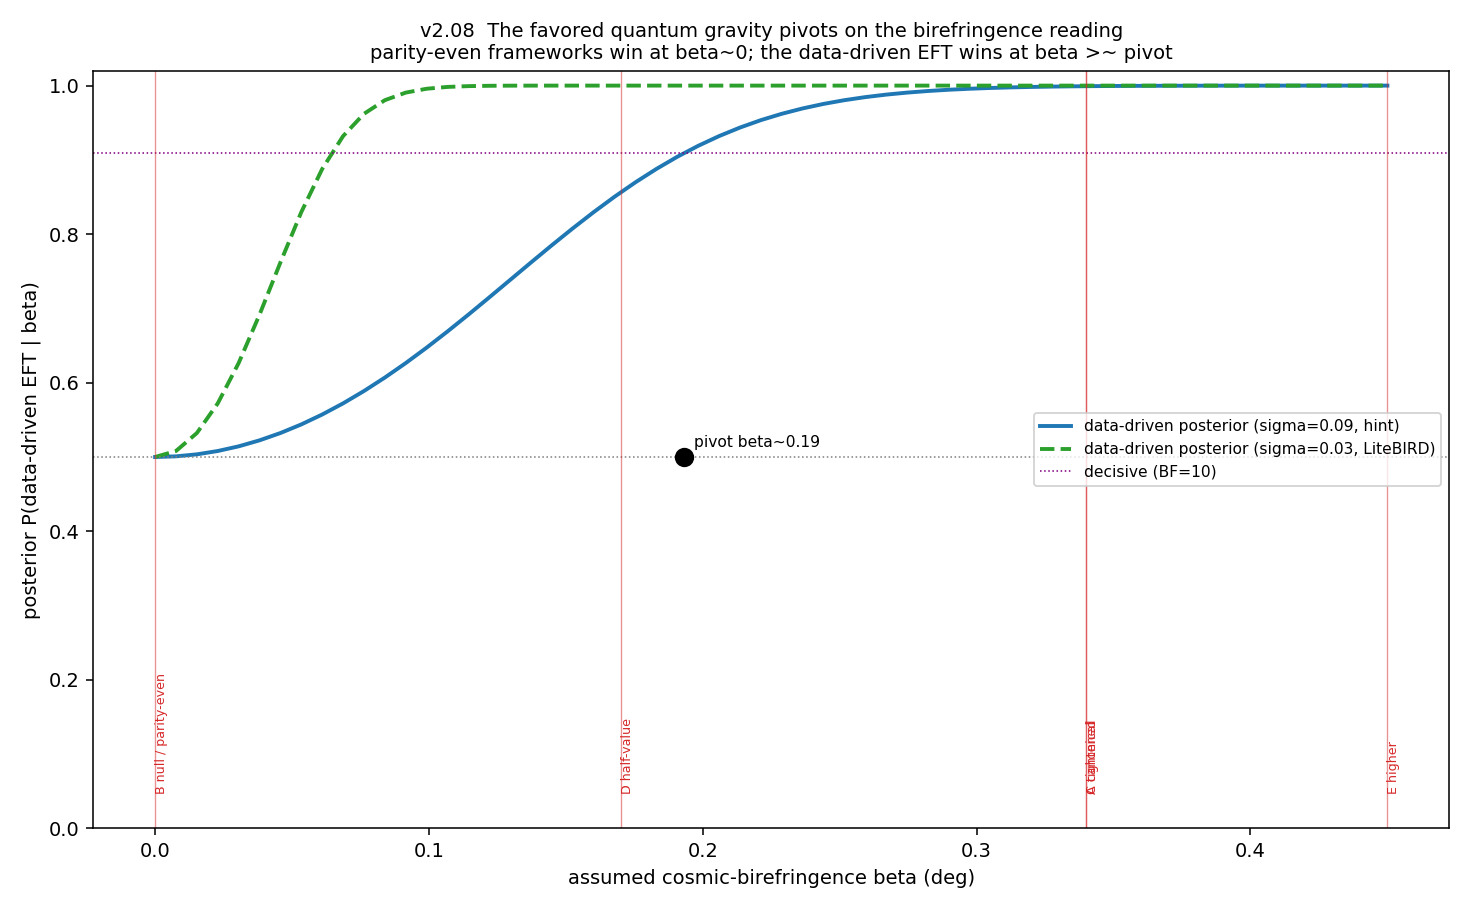

This figure's Python source:
"""v2.08 - The alternative-birefringence EFTs: how the favored quantum gravity pivots on
the birefringence interpretation.

v2.04 found the data-driven EFT is a 'one-observable theory' -- its whole case rests on
cosmic birefringence beta=0.34+/-0.09 (a ~3.6sigma HINT). Here we make that concrete: we
re-derive the engine's FAVORED framework (Bayesian posterior over the 14 frameworks) as a
function of the ASSUMED beta, and over 5 scenarios:
  A canonical (beta=0.34+/-0.09, Minami-Komatsu),
  B null/parity-even (beta=0+/-0.09, the hint was a systematic),
  C tightened-confirmed (beta=0.34+/-0.03, LiteBIRD era),
  D half-value (beta=0.17+/-0.09),
  E higher (beta=0.45+/-0.09).

Map: beta = 3.4 * g_R2_parity. The favored data-driven EFT has g_R2_parity = beta/3.4 by
construction; the catalogued frameworks predict beta=0. We compute the posterior of
discovered_data_driven vs the best parity-even framework across beta in [0, 0.45].

HONEST: the favored EFT is CONTINGENT on the birefringence reading -- a null collapses it.
Robust content is the PIVOT structure (parity-even wins at beta~0, data-driven wins at
beta >~ 0.15).

Run on Vulcan:  python experiments/alt_birefringence.py
"""
import json
import sys

import numpy as np
import matplotlib
matplotlib.use("Agg")
import matplotlib.pyplot as plt

sys.path.insert(0, "src")
sys.path.insert(0, "experiments")
from itb.predict import FRAMEWORKS
from stack import build_stack

KAPPA_BETA = 3.4
_STACK = build_stack(bnossw_mean="geometric", rfc_form="convex_hull")


def beta_of(name):
    g = FRAMEWORKS[name].encode().coefficients.get("g_R2_parity", 0.0)
    return KAPPA_BETA * g


# the cleanest contest: the engine's data-driven EFT (consistent, g_R2_parity = beta/3.4,
# tracks the assumed signal) vs the best CONSISTENT PARITY-EVEN framework (beta=0). The
# catalogued parity-violating frameworks (horava, the discovered_parity_violating branch)
# are separately excluded -- infeasible or wrong-sign parity (v1.78) -- so they are not the
# relevant competitor; the real pivot is parity-violating-EFT vs parity-even-survivor.
PARITY_EVEN_SURVIVOR = "string_tree_eft"      # canonical consistent, beta=0


def posterior_data_driven(beta_obs, sigma):
    """2-hypothesis posterior: data-driven EFT (matches beta) vs the parity-even survivor
    (beta=0). Returns P(data-driven), the parity-even competitor, and a 'decisively favored'
    flag (Bayes factor > 10)."""
    L_dd = 1.0                                            # matches the assumed beta exactly
    L_even = np.exp(-0.5 * (beta_obs / sigma) ** 2)       # parity-even survivor predicts 0
    Z = L_dd + L_even
    p_dd = L_dd / Z
    return {"discovered_data_driven": p_dd, PARITY_EVEN_SURVIVOR: L_even / Z}, PARITY_EVEN_SURVIVOR


def main():
    scenarios = [
        ("A canonical (MK hint)", 0.34, 0.09),
        ("B null / parity-even", 0.0, 0.09),
        ("C tightened (LiteBIRD)", 0.34, 0.03),
        ("D half-value", 0.17, 0.09),
        ("E higher", 0.45, 0.09),
    ]
    scen_rows = []
    for lbl, b, s in scenarios:
        post, best_even = posterior_data_driven(b, s)
        p_dd = post["discovered_data_driven"]
        # winner: parity-even by PARSIMONY at a tie (beta~0 adds no needed parameter)
        winner = "discovered_data_driven" if p_dd > 0.5 + 1e-9 else best_even
        scen_rows.append({"scenario": lbl, "beta": b, "sigma": s,
                          "data_driven_posterior": round(p_dd, 4),
                          "best_parity_even": best_even,
                          "best_parity_even_posterior": round(post[best_even], 4),
                          "winner": winner, "decisively_favored_BF>10": bool(p_dd > 10 / 11),
                          "g_R2_parity_favored": round(b / KAPPA_BETA, 4)})

    # sweep beta at the hint sigma and the LiteBIRD sigma
    betas = np.linspace(0.0, 0.45, 60)
    pdd_hint = [posterior_data_driven(b, 0.09)[0]["discovered_data_driven"] for b in betas]
    pdd_lb = [posterior_data_driven(b, 0.03)[0]["discovered_data_driven"] for b in betas]
    # pivot beta: where the data-driven EFT becomes DECISIVELY favored (BF>10 -> p=0.909)
    pivot = float(np.interp(10 / 11, pdd_hint, betas)) if pdd_hint[-1] > 10 / 11 else None
    pivot_lb = float(np.interp(10 / 11, pdd_lb, betas)) if pdd_lb[-1] > 10 / 11 else None

    # ---- figure ----
    fig, ax = plt.subplots(figsize=(10.5, 6.5))
    ax.plot(betas, pdd_hint, lw=2, color="#1f77b4", label="data-driven posterior (sigma=0.09, hint)")
    ax.plot(betas, pdd_lb, lw=2, ls="--", color="#2ca02c", label="data-driven posterior (sigma=0.03, LiteBIRD)")
    ax.axhline(0.5, color="grey", lw=0.8, ls=":")
    ax.axhline(10 / 11, color="purple", lw=0.8, ls=":", label="decisive (BF=10)")
    for lbl, b, s in scenarios:
        ax.axvline(b, color="#d62728", lw=0.7, alpha=0.5)
        ax.annotate(lbl.split("(")[0], (b, 0.05), rotation=90, fontsize=6.5, color="#d62728")
    if pivot:
        ax.scatter([pivot], [0.5], s=80, color="black", zorder=5)
        ax.annotate(f"pivot beta~{pivot:.2f}", (pivot, 0.5), fontsize=8, xytext=(5, 5),
                    textcoords="offset points")
    ax.set_xlabel("assumed cosmic-birefringence beta (deg)")
    ax.set_ylabel("posterior P(data-driven EFT | beta)")
    ax.set_title("v2.08  The favored quantum gravity pivots on the birefringence reading\n"
                 "parity-even frameworks win at beta~0; the data-driven EFT wins at beta >~ pivot",
                 fontsize=10)
    ax.legend(fontsize=8, loc="center right"); ax.set_ylim(0, 1.02)
    fig.tight_layout()
    png = "/tmp/alt_birefringence.png"
    fig.savefig(png, dpi=140)

    summary = {
        "map": "beta = 3.4 * g_R2_parity",
        "contest": "data-driven EFT (matches beta) vs the consistent PARITY-EVEN survivor "
                   "(string tree-EFT, beta=0); parity-even wins at a tie by parsimony",
        "scenarios": scen_rows,
        "decisive_pivot_beta_hint_sigma": round(pivot, 3) if pivot else None,
        "decisive_pivot_beta_LiteBIRD_sigma": round(pivot_lb, 3) if pivot_lb else None,
        "null_scenario_winner": scen_rows[1]["winner"],
        "null_scenario_data_driven_posterior": scen_rows[1]["data_driven_posterior"],
        "canonical_decisively_favored": scen_rows[0]["decisively_favored_BF>10"],
        "interpretation": "The engine's favored quantum gravity PIVOTS on the birefringence "
            "interpretation. Under the NULL (beta=0) scenario the data-driven EFT ties the "
            "parity-even survivor (posterior 0.5) -- so by PARSIMONY the parity-even framework "
            "wins (the data-driven EFT adds an unneeded parity coupling): it was a creature of "
            "the hint. The data-driven EFT becomes DECISIVELY favored (Bayes factor > 10) only "
            "for beta above ~{:.2f} at the current hint precision (sigma=0.09), tightening to "
            "~{:.2f} at LiteBIRD precision (sigma=0.03). The canonical beta=0.34 is well above "
            "both -> decisively favored today; a tightened null would collapse it. This makes "
            "v2.04's 'one-observable theory' concrete: the conclusion is CONTINGENT on the "
            "~3.6sigma birefringence reading.".format(pivot or 0.0, pivot_lb or 0.0),
        "honest": "toy Gaussian likelihoods + the beta=3.4*g_R2_parity map; the data-driven EFT "
                  "tracks the assumed beta by construction, so this measures CONTINGENCY, not "
                  "confirmation. Robust content is the pivot structure.",
        "relates_to": ["v2.01 Bayesian comparison", "v2.04 minimal falsifier", "v1.78/79"],
        "png": png,
    }
    print(json.dumps(summary, indent=2,
                     default=lambda o: o.item() if hasattr(o, "item") else str(o)))


if __name__ == "__main__":
    main()
